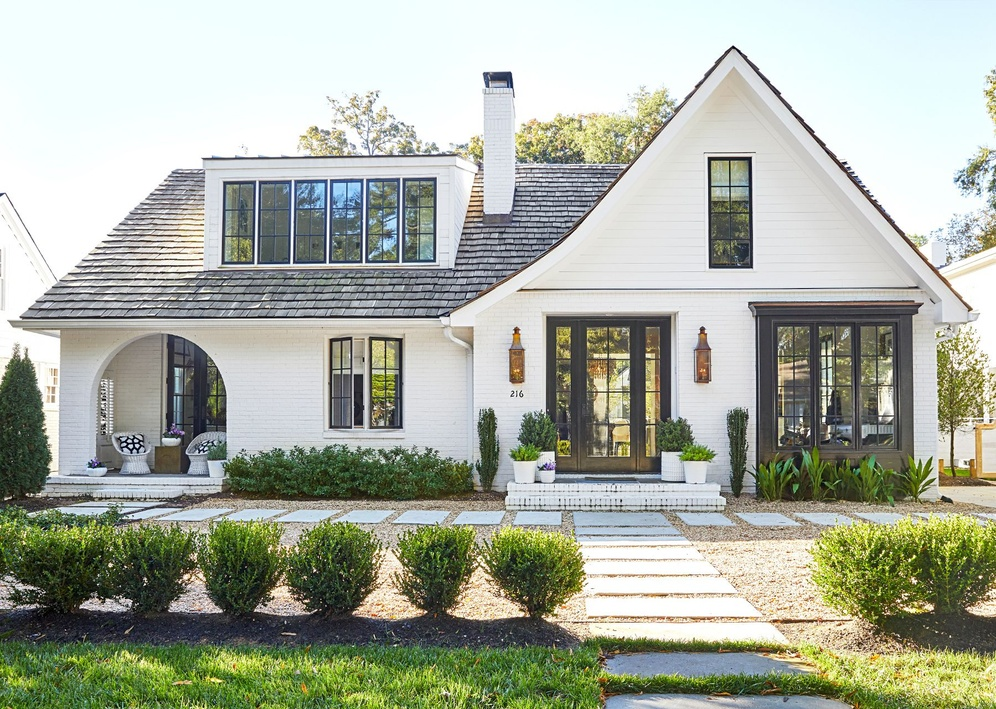
#> input picture src/ver_0.56/pic1-r/satellite_image.jpg, 996 x 709 px, shrunk from 1799 x 1280 before the run, found by its file name
$ python visul_drone_locl.py
#> lines starting #> are read from the running program, lines starting #| are printed output that depends on the picture
import cv2
import numpy as np
import time
import matplotlib.pyplot as plt
import pandas as pd
from scipy.optimize import least_squares
import logging
from dataclasses import dataclass

# Configure logging
logging.basicConfig(level=logging.INFO, format="%(asctime)s - %(levelname)s - %(message)s")

@dataclass
class FeatureMatcher:
    detector_name: str

    def detect_and_compute(self, image):
        """Detect keypoints and compute descriptors using the specified detector."""
        detectors = {
            "sift": cv2.SIFT_create(),
            "orb": cv2.ORB_create(),
            "akaze": cv2.AKAZE_create(),
            "brisk": cv2.BRISK_create()
        }

        if self.detector_name not in detectors:
            raise ValueError(f"Unsupported detector: {self.detector_name}")

        detector = detectors[self.detector_name]
        keypoints, descriptors = detector.detectAndCompute(image, None)
        return keypoints, descriptors

    def match_features(self, desc1, desc2):
        """Match features using FLANN or BFMatcher."""
        if self.detector_name == "sift":
            # Use FLANN for floating-point descriptors (SIFT)
            FLANN_INDEX_KDTREE = 1
            index_params = dict(algorithm=FLANN_INDEX_KDTREE, trees=5)
            search_params = dict(checks=50)
            matcher = cv2.FlannBasedMatcher(index_params, search_params)
        else:
            # Use BFMatcher for binary descriptors (ORB, AKAZE, BRISK)
            matcher = cv2.BFMatcher(cv2.NORM_HAMMING, crossCheck=True)

        matches = matcher.match(desc1, desc2)
        matches = sorted(matches, key=lambda x: x.distance)
        return matches

    def find_location(self, satellite_image, drone_image):
        """Find the drone's location relative to the satellite image."""
        kp1, desc1 = self.detect_and_compute(satellite_image)
        kp2, desc2 = self.detect_and_compute(drone_image)

        if desc1 is None or desc2 is None:
            raise ValueError("No descriptors found in one or both images.")

        matches = self.match_features(desc1, desc2)

        if len(matches) < 4:
            raise ValueError("Not enough matches to compute homography.")

        src_pts = np.float32([kp1[m.queryIdx].pt for m in matches]).reshape(-1, 1, 2)
        dst_pts = np.float32([kp2[m.trainIdx].pt for m in matches]).reshape(-1, 1, 2)

        H, _ = cv2.findHomography(dst_pts, src_pts, cv2.RANSAC, 5.0)

        h, w = drone_image.shape[:2]
        drone_center = np.array([[w / 2, h / 2]], dtype="float32").reshape(-1, 1, 2)
        satellite_position = cv2.perspectiveTransform(drone_center, H)

        return satellite_position[0][0], matches, kp1, kp2


@dataclass
class HybridFeatureMatcher:
    def __init__(self):
        self.orb = cv2.ORB_create()
        self.sift = cv2.SIFT_create()
        self.bf_matcher = cv2.BFMatcher(cv2.NORM_HAMMING, crossCheck=True)
        self.flann_matcher = cv2.FlannBasedMatcher(
            dict(algorithm=1, trees=5), dict(checks=50)
        )

    def detect_and_compute(self, image):
        """Detect keypoints and compute descriptors using ORB and SIFT."""
        orb_kp, orb_desc = self.orb.detectAndCompute(image, None)
        sift_kp, sift_desc = self.sift.detectAndCompute(image, None)
        return orb_kp, orb_desc, sift_kp, sift_desc

    def match_features(self, desc1, desc2):
        """Match features using a combination of ORB and SIFT."""
        orb_matches = []
        sift_matches = []

        # Match ORB features
        if desc1[1] is not None and desc2[1] is not None:
            orb_matches = self.bf_matcher.match(desc1[1], desc2[1])
            orb_matches = sorted(orb_matches, key=lambda x: x.distance)[:100]

        # Match SIFT features
        if desc1[3] is not None and desc2[3] is not None:
            sift_matches = self.flann_matcher.match(desc1[3], desc2[3])
            sift_matches = sorted(sift_matches, key=lambda x: x.distance)[:100]

        combined_matches = orb_matches + sift_matches
        return combined_matches

    def refine_homography(self, src_pts, dst_pts):
        """Refine homography using Levenberg-Marquardt optimization."""
        def residuals(H, src_pts, dst_pts):
            H = H.reshape(3, 3)
            projected = cv2.perspectiveTransform(src_pts, H)
            return (projected - dst_pts).ravel()

        H, _ = cv2.findHomography(src_pts, dst_pts, cv2.RANSAC, 5.0)
        result = least_squares(residuals, H.ravel(), args=(src_pts, dst_pts))
        return result.x.reshape(3, 3)

    def find_location(self, satellite_image, drone_image):
        """Find the drone's location relative to the satellite image."""
        orb_kp1, orb_desc1, sift_kp1, sift_desc1 = self.detect_and_compute(satellite_image)
        orb_kp2, orb_desc2, sift_kp2, sift_desc2 = self.detect_and_compute(drone_image)

        if (orb_desc1 is None and sift_desc1 is None) or (orb_desc2 is None and sift_desc2 is None):
            raise ValueError("No descriptors found in one or both images.")

        matches = self.match_features(
            (orb_kp1, orb_desc1, sift_kp1, sift_desc1),
            (orb_kp2, orb_desc2, sift_kp2, sift_desc2)
        )

        if len(matches) < 4:
            raise ValueError("Not enough matches to compute homography.")

        src_pts = np.float32([orb_kp1[m.queryIdx].pt for m in matches]).reshape(-1, 1, 2)
        dst_pts = np.float32([orb_kp2[m.trainIdx].pt for m in matches]).reshape(-1, 1, 2)

        H = self.refine_homography(dst_pts, src_pts)

        h, w = drone_image.shape[:2]
        drone_center = np.array([[w / 2, h / 2]], dtype="float32").reshape(-1, 1, 2)
        satellite_position = cv2.perspectiveTransform(drone_center, H)

        return satellite_position[0][0], matches, orb_kp1, orb_kp2


@dataclass
class TestResult:
    detector_name: str
    computation_time: float
    matches_count: int
    position_error: float
    homography_accuracy: float


class DroneLocalizationEvaluator:
    def __init__(self, satellite_image_path: str, drone_image_path: str):
#> called with satellite_image_path = 'satellite_image.jpg', drone_image_path = 'drone_image3.jpg'
        self.satellite_image = cv2.imread(satellite_image_path, cv2.IMREAD_GRAYSCALE)
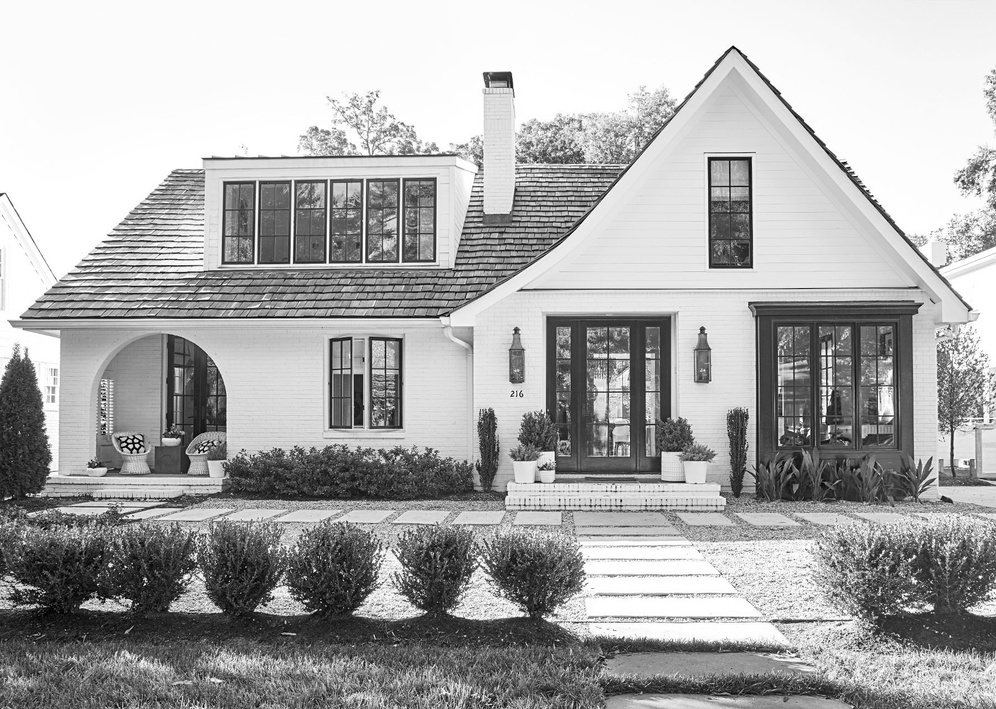
#> self.satellite_image: shape (709, 996); min 0, max 255, mean 170.2
        self.drone_image = cv2.imread(drone_image_path, cv2.IMREAD_GRAYSCALE)
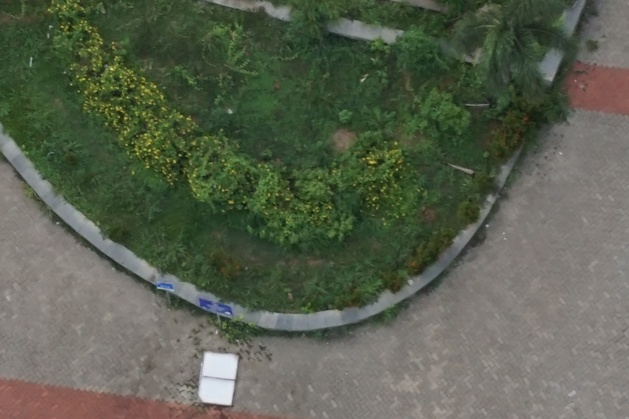
#> input picture src/ver_0.56/drone_crop_img_test/drone_image3.jpg, 629 x 419 px, shrunk from 1136 x 757 before the run, found by its file name
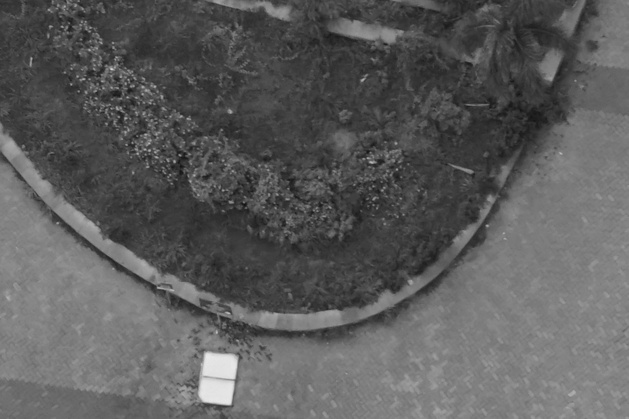
#> self.drone_image: shape (419, 629); min 18, max 235, mean 92.4

        if self.satellite_image is None or self.drone_image is None:
            raise ValueError("Failed to load one or both images.")

        self.detectors = ["sift", "orb", "akaze", "brisk", "hfm"]
        self.results = []

    def evaluate_detectors(self):
        """Evaluate all detectors and compute metrics."""
        for detector in self.detectors:
            try:
                start_time = time.time()

                if detector == "hfm":
                    finder = HybridFeatureMatcher()
                else:
                    finder = FeatureMatcher(detector)

                position, matches, kp1, kp2 = finder.find_location(self.satellite_image, self.drone_image)

                computation_time = time.time() - start_time
                matches_count = len(matches)

                # Calculate position error
                true_position = np.array([self.satellite_image.shape[1] / 2, self.satellite_image.shape[0] / 2])
                position_error = np.linalg.norm(position - true_position)

                # Calculate homography accuracy
                homography_accuracy = matches_count / (len(kp1) + len(kp2))

                self.results.append(TestResult(
                    detector_name=detector,
                    computation_time=computation_time,
                    matches_count=matches_count,
                    position_error=position_error,
                    homography_accuracy=homography_accuracy
                ))

                self.visualize_matches(detector, kp1, kp2, matches)
                self.visualize_drone_position(position)

            except Exception as e:
                logging.error(f"Error evaluating {detector}: {str(e)}")
#> this loop made 5 passes
#> (matches, position, matches_count, position_error, homography_accuracy) on passes 1 to 4: (5359 matches, [812.5, 476.7], 5359, 337.4, 0.838), (142 matches, [126.5, 436.4], 142, 380.4, 0.142), (169 matches, [735.6, 621.5], 169, 357.5, 0.0449), (583 matches, [316.9, 571.9], 583, 282.9, 0.0314)
#> matches on pass 5: 200 matches
#> pass 1, in visualize_drone_position, `plt.savefig("drone_position.png", bbox_inches="tight", dpi=300)`:
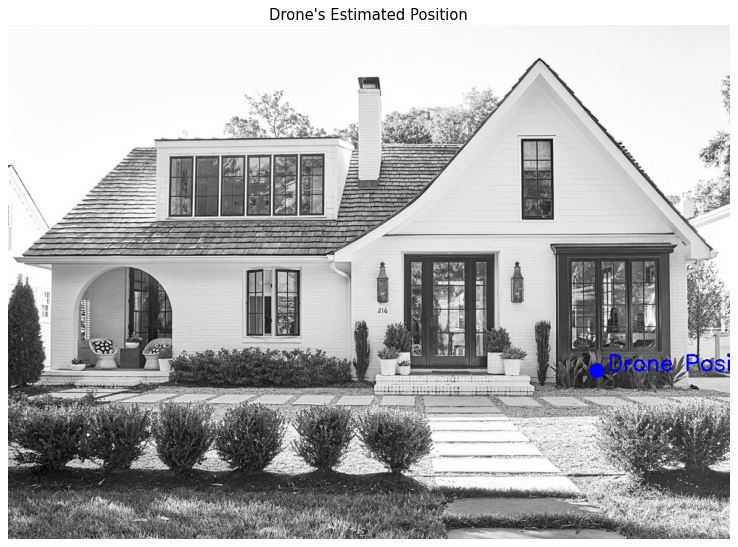
#> figure drawn by matplotlib, 1 panel; B, G, R data is drawn as R, G, B
#> pass 2, in visualize_matches (call 2), `matched_image = cv2.drawMatches( self.satellite_image, kp1, self.drone..`:
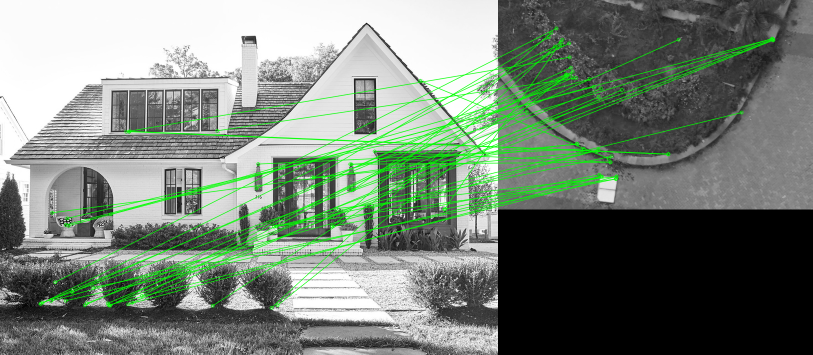
#> matched_image: shape (709, 1625, 3) (shown at 1/2 size); mean of channels 0, 1, 2 119.1, 131.1, 119.1; drawn as B, G, R
#> pass 3, in visualize_matches (call 3), `matched_image = cv2.drawMatches( self.satellite_image, kp1, self.drone..`:
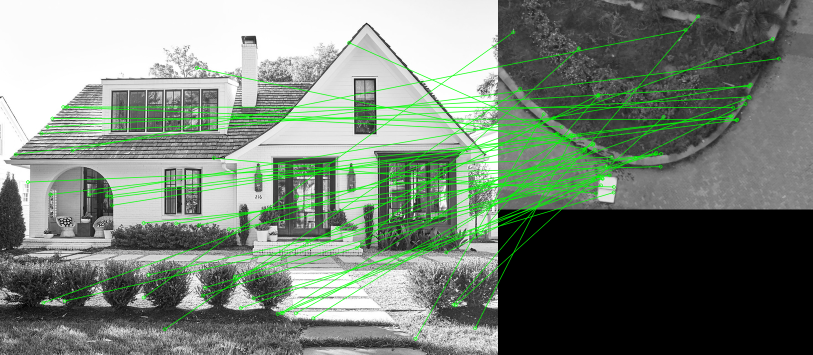
#> matched_image: shape (709, 1625, 3) (shown at 1/2 size); mean of channels 0, 1, 2 118.7, 131.4, 118.7; drawn as B, G, R
#> after the loop, self.results = 4 items

    def visualize_matches(self, detector: str, kp1, kp2, matches):
        """Visualize feature matches."""
        matched_image = cv2.drawMatches(
            self.satellite_image, kp1, self.drone_image, kp2, matches[:50], None,
            flags=cv2.DrawMatchesFlags_NOT_DRAW_SINGLE_POINTS,
            matchColor=(0, 255, 0),  # Green color for matches
            singlePointColor=(255, 0, 0)  # Blue color for keypoints
        )

        plt.figure(figsize=(15, 10))
        plt.title(f"Feature Matches ({detector.upper()})", fontsize=16)
        plt.imshow(matched_image, cmap="gray")
        plt.axis("off")
        plt.savefig(f"matches_{detector}.png", bbox_inches="tight", dpi=300)
        plt.close()

    def visualize_drone_position(self, position):
        """Visualize the drone's position on the satellite image."""
        satellite_color = cv2.cvtColor(self.satellite_image, cv2.COLOR_GRAY2BGR)
        cv2.circle(satellite_color, (int(position[0]), int(position[1])), radius=10, color=(0, 0, 255), thickness=-1)
        cv2.putText(
            satellite_color, "Drone Position",
            (int(position[0]) + 15, int(position[1])),
            cv2.FONT_HERSHEY_SIMPLEX, 1, (0, 0, 255), 2
        )

        plt.figure(figsize=(15, 10))
        plt.title("Drone's Estimated Position", fontsize=16)
        plt.imshow(satellite_color, cmap="gray")
        plt.axis("off")
        plt.savefig("drone_position.png", bbox_inches="tight", dpi=300)
        plt.close()

    def analyze_results(self):
        """Analyze and summarize the results."""
        df = pd.DataFrame([vars(r) for r in self.results])
#> df = table of 4 rows and 5 columns
        print("\nDetector Performance Summary:")
        print(df)
#> (printed output is left out)

        # Plot results
        fig, axes = plt.subplots(2, 2, figsize=(15, 10))
        fig.suptitle("Detector Performance Comparison", fontsize=18)

        df.plot(kind="bar", x="detector_name", y="computation_time", ax=axes[0, 0], title="Computation Time (s)", color="skyblue")
        df.plot(kind="bar", x="detector_name", y="matches_count", ax=axes[0, 1], title="Number of Matches", color="lightgreen")
        df.plot(kind="bar", x="detector_name", y="position_error", ax=axes[1, 0], title="Position Error (pixels)", color="salmon")
        df.plot(kind="bar", x="detector_name", y="homography_accuracy", ax=axes[1, 1], title="Homography Accuracy", color="gold")

        plt.tight_layout()
        plt.savefig("performance_summary.png", bbox_inches="tight", dpi=300)
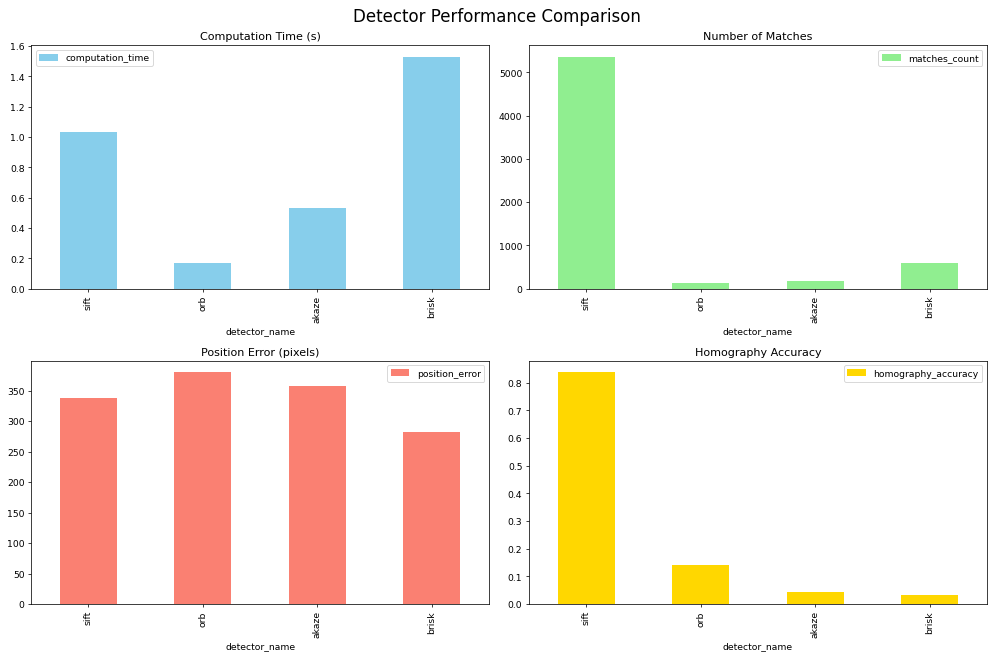
#> figure drawn by matplotlib, 4 panels; panel 1: tallest bar 1.53 high, from x = 2.75 to 3.25; panel 2: tallest bar 5359 high, from x = -0.25 to 0.25; panel 3: tallest bar 380.4 high, from x = 0.75 to 1.25; panel 4: tallest bar 0.838 high, from x = -0.25 to 0.25
        plt.close()


# Example usage
if __name__ == "__main__":
    evaluator = DroneLocalizationEvaluator(
        satellite_image_path="satellite_image.jpg",
        drone_image_path="drone_image3.jpg"
    )
    evaluator.evaluate_detectors()
    evaluator.analyze_results()
